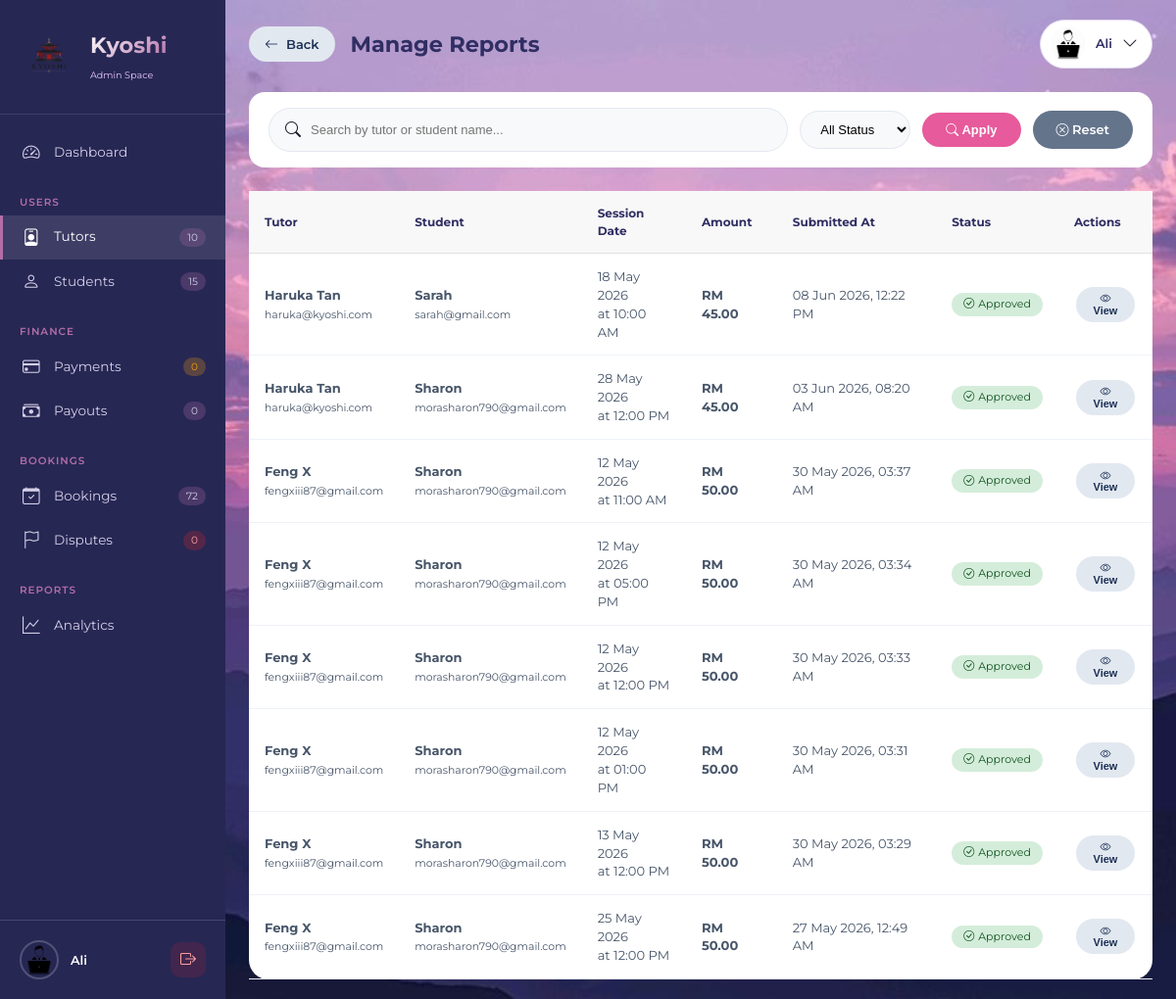
Page /php/admin_session_reports.php (signed in) on the committed database.
### tables this page shows
CREATE TABLE `users` (
  `id` int(11) NOT NULL,
  `fullname` varchar(100) NOT NULL,
  `email` varchar(100) NOT NULL,
  `password` varchar(255) NOT NULL,
  `phone` varchar(30) DEFAULT NULL,
  `role` enum('student','tutor','admin') NOT NULL,
  `profile_pic` varchar(255) DEFAULT NULL,
  `created_at` timestamp NOT NULL DEFAULT current_timestamp(),
  `status` varchar(20) DEFAULT 'approved',
  `verification_token` varchar(255) DEFAULT NULL,
  `is_verified` tinyint(1) DEFAULT 0,
  `google_calendar_connected` tinyint(1) DEFAULT 0,
  `google_calendar_asked` tinyint(1) DEFAULT 0,
  `deactivated_at` datetime DEFAULT NULL,
  `deactivation_reason` text DEFAULT NULL,
  `first_promo_applied` tinyint(4) DEFAULT 0,
  `is_first_purchase` tinyint(4) DEFAULT 1,
  `promo_code_used` varchar(50) DEFAULT NULL
);

CREATE TABLE `session_reports` (
  `id` int(11) NOT NULL,
  `booking_id` int(11) NOT NULL,
  `tutor_id` int(11) NOT NULL,
  `student_id` int(11) NOT NULL,
  `session_date` date NOT NULL,
  `session_time` time NOT NULL,
  `lesson_summary` text NOT NULL,
  `student_progress` varchar(255) DEFAULT NULL,
  `topics_covered` text DEFAULT NULL,
  `homework_given` text DEFAULT NULL,
  `tutor_notes` text DEFAULT NULL,
  `student_feedback` text DEFAULT NULL,
  `materials_used` text DEFAULT NULL,
  `next_session_focus` text DEFAULT NULL,
  `attendance_status` enum('attended','late','absent') DEFAULT 'attended',
  `report_status` enum('draft','submitted','approved','rejected') DEFAULT 'draft',
  `admin_notes` text DEFAULT NULL,
  `created_at` datetime DEFAULT current_timestamp(),
  `updated_at` datetime DEFAULT current_timestamp() ON UPDATE current_timestamp(),
  `submitted_at` datetime DEFAULT NULL
);

CREATE TABLE `bookings` (
  `id` int(11) NOT NULL,
  `student_id` int(11) NOT NULL,
  `tutor_id` int(11) NOT NULL,
  `language` varchar(50) NOT NULL,
  `learning_mode` enum('online','face_to_face') NOT NULL,
  `booking_date` date NOT NULL,
  `booking_time` time NOT NULL,
  `total_amount` decimal(10,2) DEFAULT 0.00,
  `status` enum('pending','accepted','confirmed','rescheduled','completed','cancelled','disputed') DEFAULT 'pending',
  `completed_at` datetime DEFAULT NULL,
  `auto_completed` tinyint(1) DEFAULT 0,
  `cancelled_by` enum('student','tutor','admin') DEFAULT NULL,
  `cancel_reason` text DEFAULT NULL,
  `meeting_location` varchar(255) DEFAULT NULL,
  `created_at` timestamp NOT NULL DEFAULT current_timestamp(),
  `notes` text DEFAULT NULL,
  `focus` varchar(255) DEFAULT NULL,
  `meeting_link` varchar(500) DEFAULT NULL,
  `link_provided_at` datetime DEFAULT NULL,
  `link_reminder_sent` tinyint(1) DEFAULT 0,
  `proficiency_level` varchar(20) DEFAULT 'beginner',
  `reminder_sent` tinyint(4) DEFAULT 0
);

### php/admin_session_reports.php (the view, shortened to what this page needs)
<?php
include 'send_session_report_email.php';
$assetBase = '../assets/img';
$adminID = $_SESSION['user_id'];
$stmt = $conn->prepare("SELECT * FROM users WHERE id = ? AND role = 'admin'");
$stmt->bind_param("i", $adminID);
$stmt->execute();
$admin = $stmt->get_result()->fetch_assoc();
$displayName = $admin['fullname'];
$profilePic = !empty($admin['profile_pic']) ? '../uploads/profiles/' . $admin['profile_pic'] : $assetBase . '/profile-admin.png';
$status_filter = $_GET['status'] ?? 'all';
$search = $_GET['search'] ?? '';
$reports_sql = "
    SELECT sr.*,
           t.fullname as tutor_name,
           t.email as tutor_email,
           s.fullname as student_name,
           s.email as student_email,
           b.total_amount,
           b.booking_date,
           b.booking_time,
           b.status as booking_status
    FROM session_reports sr
    JOIN users t ON sr.tutor_id = t.id
    JOIN users s ON sr.student_id = s.id
    LEFT JOIN bookings b ON sr.booking_id = b.id
    WHERE 1=1
";
$reports_sql .= " ORDER BY sr.submitted_at DESC";
$reports = $conn->query($reports_sql);
$totalTutors = $conn->query("SELECT COUNT(*) as count FROM users WHERE role = 'tutor'")->fetch_assoc()['count'];
$totalStudents = $conn->query("SELECT COUNT(*) as count FROM users WHERE role = 'student'")->fetch_assoc()['count'];
$totalBookings = $conn->query("SELECT COUNT(*) as count FROM bookings")->fetch_assoc()['count'];
$pendingPayments = $conn->query("SELECT COUNT(*) as count FROM payments WHERE status = 'pending'")->fetch_assoc()['count'];
$pendingDisputes = $conn->query("SELECT COUNT(*) as count FROM disputes WHERE status = 'pending'")->fetch_assoc()['count'];
$pendingPayouts = $conn->query("SELECT COUNT(*) as count FROM payout_requests WHERE status = 'pending'")->fetch_assoc()['count'] ?? 0;
function e($value) {
    return htmlspecialchars($value ?? '', ENT_QUOTES, 'UTF-8');
}
function getStatusBadge($status) {
    switch ($status) {
        case 'approved':
            return '<span class="badge-approved"><i class="bi bi-check-circle"></i> Approved</span>';
    }
}
?>
<!DOCTYPE html>
<html lang="en">
<head>
    <link rel="stylesheet" href="../css/astyle.css">
    <link rel="stylesheet" href="https://cdn.jsdelivr.net/npm/bootstrap-icons@1.13.1/font/bootstrap-icons.min.css">
</head>
<body>
<aside class="sidebar" id="sidebar">
    <div class="sidebar-header">
        <div class="brand-wrapper">
            <img src="<?= e($assetBase) ?>/logo.png" alt="Kyoshi" class="brand-icon">
            <div class="brand-title">
                <h1>Kyoshi</h1>
                <span class="admin-space-text">Admin Space</span>
            </div>
        </div>
    </div>
    <nav class="nav-menu">
        <div class="nav-section">
            <a href="admin_dashboard.php" class="nav-item">
                <i class="bi bi-speedometer2"></i><span>Dashboard</span>
            </a>
        </div>
        <div class="nav-section">
            <div class="nav-section-label">USERS</div>
            <a href="admin_tutor_actions.php" class="nav-item active">
                <i class="bi bi-person-badge"></i><span>Tutors</span>
                <span class="nav-badge"><?= $totalTutors ?></span>
            </a>
            <a href="admin_student_actions.php" class="nav-item">
                <i class="bi bi-person"></i><span>Students</span>
                <span class="nav-badge"><?= $totalStudents ?></span>
            </a>
        </div>
        <div class="nav-section">
            <div class="nav-section-label">FINANCE</div>
            <a href="admin_payments.php" class="nav-item">
                <i class="bi bi-credit-card"></i><span>Payments</span>
                <span class="nav-badge pending"><?= $pendingPayments ?></span>
            </a>
            <a href="admin_payouts.php" class="nav-item">
                <i class="bi bi-cash-stack"></i><span>Payouts</span>
                <span class="nav-badge"><?= $pendingPayouts ?></span>
            </a>
        </div>
        <div class="nav-section">
            <div class="nav-section-label">BOOKINGS</div>
            <a href="admin_bookings.php" class="nav-item">
                <i class="bi bi-calendar-check"></i><span>Bookings</span>
                <span class="nav-badge"><?= $totalBookings ?></span>
            </a>
            <a href="admin_disputes.php" class="nav-item">
                <i class="bi bi-flag"></i><span>Disputes</span>
                <span class="nav-badge dispute"><?= $pendingDisputes ?></span>
            </a>
        </div>
        <div class="nav-section">
            <div class="nav-section-label">REPORTS</div>
            <a href="admin_reports.php" class="nav-item">
                <i class="bi bi-graph-up"></i><span>Analytics</span>
            </a>
        </div>
    </nav>
    <div class="sidebar-footer">
        <div class="admin-info">
            <img src="<?= e($profilePic) ?>" alt="Admin" class="footer-avatar">
            <div class="admin-details">
                <span class="admin-name"><?= e($displayName) ?></span>
            </div>
        </div>
        <a href="logout.php" class="logout-icon"><i class="bi bi-box-arrow-right"></i></a>
    </div>
</aside>
<div class="main-content" id="mainContent">
  <div class="top-bar">
    <div class="page-title">
        <div class="title-with-back">
            <a href="admin_tutor_actions.php" class="back-btn-desktop">
                <i class="bi bi-arrow-left"></i>
                <span>Back</span>
            </a>
            <h1>Manage Reports</h1>
        </div>
    </div>
    <div class="relative">
        <div class="admin-profile" onclick="toggleDropdown()">
            <img src="<?= e($profilePic) ?>" alt="Admin">
            <span><?= e($displayName) ?></span>
            <i class="bi bi-chevron-down"></i>
        </div>
    </div>
</div>
    <div class="filter-bar">
        <div class="search-box">
            <i class="bi bi-search"></i>
            <input type="text" id="searchInput" placeholder="Search by tutor or student name..." value="<?= e($search) ?>">
        </div>
        <select id="statusFilter" class="filter-select">
            <option value="all" <?= $status_filter == 'all' ? 'selected' : '' ?>>All Status</option>
        </select>
        <button class="btn-filter" onclick="applyFilters()"><i class="bi bi-search"></i> Apply</button>
        <a href="admin_session_reports.php" class="btn-reset"><i class="bi bi-x-circle"></i> Reset</a>
    </div>
    <div class="reports-container">
        <?php if (!$reports || $reports->num_rows == 0): ?>
            <div class="empty-state">
                <i class="bi bi-file-text"></i>
                <p>No session reports found.</p>
            </div>
        <?php else: ?>
            <table class="reports-table">
                <thead>
                    <tr>
                        <th>Tutor</th>
                        <th>Student</th>
                        <th>Session Date</th>
                        <th>Amount</th>
                        <th>Submitted At</th>
                        <th>Status</th>
                        <th>Actions</th>
                    </tr>
                </thead>
                <tbody>
                    <?php while ($report = $reports->fetch_assoc()): ?>
                    <tr>
                        <td>
                            <strong><?= e($report['tutor_name']) ?></strong><br>
                            <small><?= e($report['tutor_email']) ?></small>
                        </td>
                        <td>
                            <strong><?= e($report['student_name']) ?></strong><br>
                            <small><?= e($report['student_email']) ?></small>
                        </td>
                        <td><?= date('d M Y', strtotime($report['session_date'])) ?> <br> at <?= date('h:i A', strtotime($report['session_time'])) ?></td>
                        <td><strong> RM <?= number_format($report['total_amount'] ?? 0, 2) ?></strong></td>
                        <td><?= date('d M Y, h:i A', strtotime($report['submitted_at'])) ?></td>
                        <td><?= getStatusBadge($report['report_status']) ?></td>
                        <td>
                            <button class="btn-view" onclick="viewReport(<?= $report['id'] ?>)">
                                <i class="bi bi-eye"></i> View
                            </button>
                        </td>
                    </tr>
                    <?php endwhile; ?>
                </tbody>
            </table>
        <?php endif; ?>
    </div>
</div>
</body>
</html>

### css/astyle.css (style rules this page uses)
@media (min-width: 901px) { .admin-profile { display: flex !important; } }
@media (min-width: 901px) { .page-title { display: block !important; } }
.title-with-back { display: flex; align-items: center; gap: 16px; }
.back-btn-desktop { display: inline-flex; align-items: center; gap: 8px; background: #e2e8f0; color: #1d3156; padding: 8px 16px; border-radius: 40px; text-decoration: none; font-size: 13px; font-weight: 600; transition: all 0.2s ease; white-space: nowrap; }
.back-btn-desktop i { font-size: 14px; }

### rows in the picture
users: fullname "Ali"
session_reports: tutor.fullname "Haruka Tan", tutor.email "haruka@kyoshi.com", student.fullname "Sarah", student.email "sarah@gmail.com", session_date "18 May 2026", session_time "10:00 AM", booking.total_amount "45.00", submitted_at "08 Jun 2026, 12:22 PM", report_status "approved" (drawn)
session_reports: tutor.fullname "Haruka Tan", tutor.email "haruka@kyoshi.com", student.fullname "Sharon", student.email "morasharon790@gmail.com", session_date "28 May 2026", session_time "12:00 PM", booking.total_amount "45.00", submitted_at "03 Jun 2026, 08:20 AM", report_status "approved" (drawn)
session_reports: tutor.fullname "Feng X", tutor.email "fengxiii87@gmail.com", student.fullname "Sharon", student.email "morasharon790@gmail.com", session_date "12 May 2026", session_time "11:00 AM", booking.total_amount "50.00", submitted_at "30 May 2026, 03:37 AM", report_status "approved" (drawn)
session_reports: tutor.fullname "Feng X", tutor.email "fengxiii87@gmail.com", student.fullname "Sharon", student.email "morasharon790@gmail.com", session_date "12 May 2026", session_time "05:00 PM", booking.total_amount "50.00", submitted_at "30 May 2026, 03:34 AM", report_status "approved" (drawn)
session_reports: tutor.fullname "Feng X", tutor.email "fengxiii87@gmail.com", student.fullname "Sharon", student.email "morasharon790@gmail.com", session_date "12 May 2026", session_time "12:00 PM", booking.total_amount "50.00", submitted_at "30 May 2026, 03:33 AM", report_status "approved" (drawn)
session_reports: tutor.fullname "Feng X", tutor.email "fengxiii87@gmail.com", student.fullname "Sharon", student.email "morasharon790@gmail.com", session_date "12 May 2026", session_time "01:00 PM", booking.total_amount "50.00", submitted_at "30 May 2026, 03:31 AM", report_status "approved" (drawn)
session_reports: tutor.fullname "Feng X", tutor.email "fengxiii87@gmail.com", student.fullname "Sharon", student.email "morasharon790@gmail.com", session_date "13 May 2026", session_time "12:00 PM", booking.total_amount "50.00", submitted_at "30 May 2026, 03:29 AM", report_status "approved" (drawn)
session_reports: tutor.fullname "Feng X", tutor.email "fengxiii87@gmail.com", student.fullname "Sharon", student.email "morasharon790@gmail.com", session_date "25 May 2026", session_time "12:00 PM", booking.total_amount "50.00", submitted_at "27 May 2026, 12:49 AM", report_status "approved" (drawn)

### other values in the picture
$totalTutors "10"
$totalStudents "15"
$pendingPayments "0"
$pendingPayouts "0"
$totalBookings "72"
$pendingDisputes "0"
